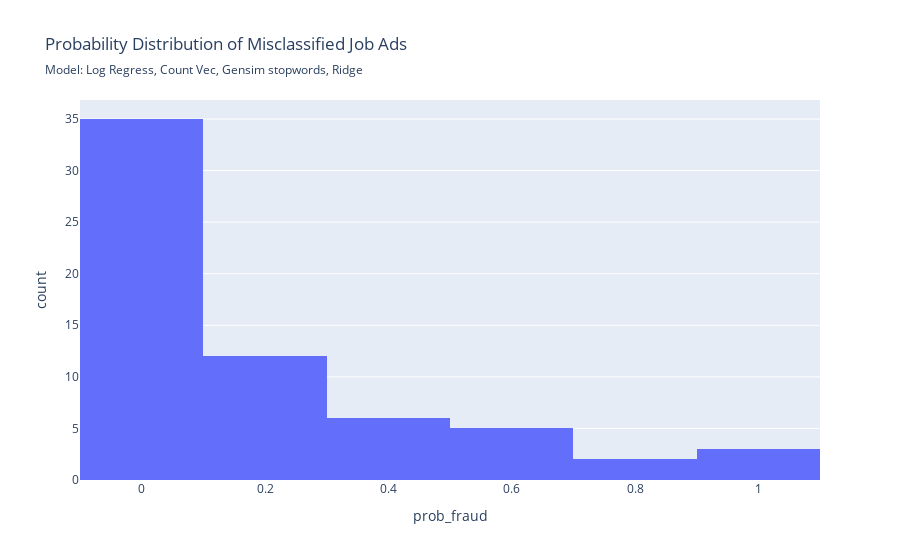
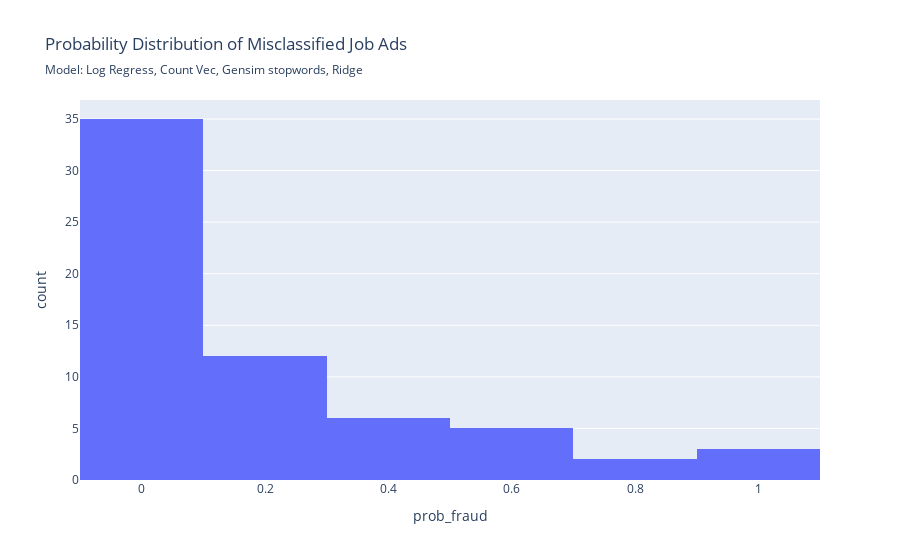
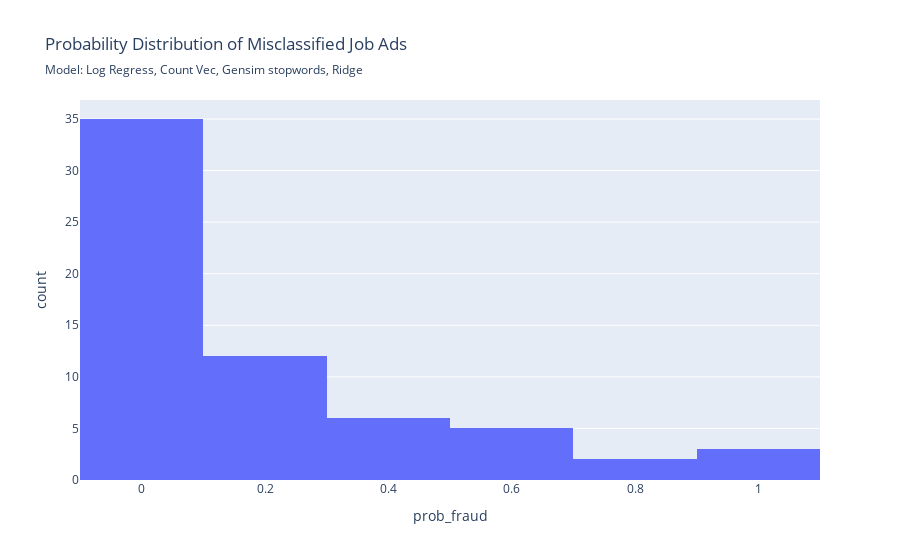
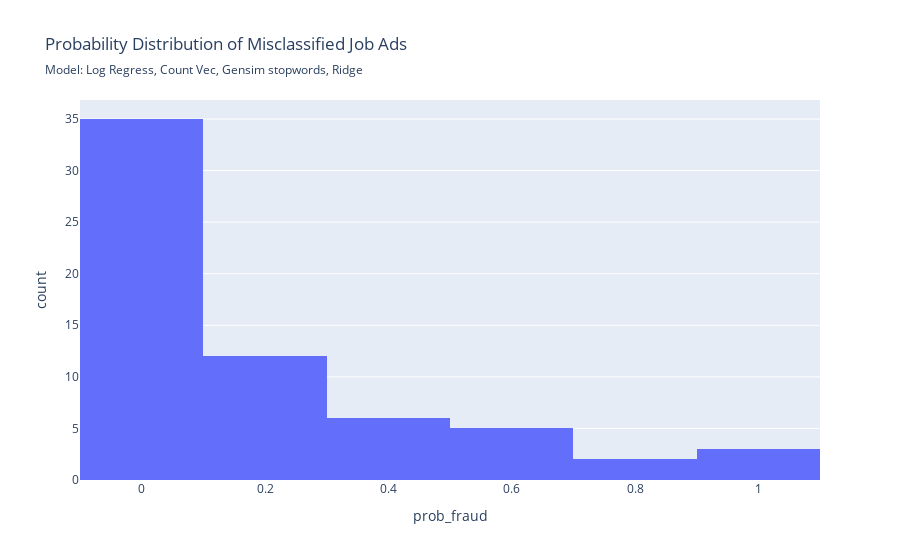

The notebook cell these images were saved under, in order:
### Code cell
scores = []

for i in range(10):
    scores.append(results_split(random.randint(0, 1e12)))

### Figure 1 — Plotly figure (JSON) as saved in the notebook; plotly's stock layout.template omitted (floating-point values rounded to 4 significant figures)
{"data": [{"bingroup": "x", "hovertemplate": "prob_fraud=%{x}<br>count=%{y}<extra></extra>", "legendgroup": "", "marker": {"color": "#636efa", "pattern": {"shape": ""}}, "name": "", "orientation": "v", "showlegend": false, "type": "histogram", "x": [0.00657, 0.9124, 0.0003266, 0.008149, 4.797e-05, 5.286e-06, 7.847e-07, 0.4722, 0.207, 0.0001917, 0.1622, 0.3323, 0.3056, 0.00129, 0.2672, 0.00218, 0.000693, 0.5569, 0.04025, 0.3707, 0.1082, 0.006235, 0.02097, 0.2921, 0.01188, 0.01394, 0.001144, 0.8144, 0.03644, 0.1092, 1.434e-07, 4.677e-07, 0.001288, 0.5021, 0.03424, 0.006791, 0.9987, 0.001806, 1.599e-12, 0.01667, 5.071e-05, 0.3598, 0.196, 3.617e-08, 6.831e-25, 0.5156, 0.153, 0.008556, 3.505e-06, 0.1998, 0.007967, 0.03297, 0.06034, 0.3, 0.9762, 0.4737, 0.03557, 0.6372, 0.8696, 0.1052, 0.5444, 0.1236, 0.000194], "xaxis": "x", "yaxis": "y"}], "layout": {"barmode": "relative", "legend": {"tracegroupgap": 0}, "title": {"subtitle": {"text": "Model: Log Regress, Count Vec, Gensim stopwords, Ridge"}, "text": "Probability Distribution of Misclassified Job Ads"}, "xaxis": {"anchor": "y", "domain": [0, 1], "title": {"text": "prob_fraud"}}, "yaxis": {"anchor": "x", "domain": [0, 1], "title": {"text": "count"}}}}

### Figure 2 — Plotly figure (JSON) as saved in the notebook; plotly's stock layout.template omitted (floating-point values rounded to 4 significant figures)
{"data": [{"bingroup": "x", "hovertemplate": "prob_fraud=%{x}<br>count=%{y}<extra></extra>", "legendgroup": "", "marker": {"color": "#636efa", "pattern": {"shape": ""}}, "name": "", "orientation": "v", "showlegend": false, "type": "histogram", "x": [0.00657, 0.9124, 0.0003266, 0.008149, 4.797e-05, 5.286e-06, 7.847e-07, 0.4722, 0.207, 0.0001917, 0.1622, 0.3323, 0.3056, 0.00129, 0.2672, 0.00218, 0.000693, 0.5569, 0.04025, 0.3707, 0.1082, 0.006235, 0.02097, 0.2921, 0.01188, 0.01394, 0.001144, 0.8144, 0.03644, 0.1092, 1.434e-07, 4.677e-07, 0.001288, 0.5021, 0.03424, 0.006791, 0.9987, 0.001806, 1.599e-12, 0.01667, 5.071e-05, 0.3598, 0.196, 3.617e-08, 6.831e-25, 0.5156, 0.153, 0.008556, 3.505e-06, 0.1998, 0.007967, 0.03297, 0.06034, 0.3, 0.9762, 0.4737, 0.03557, 0.6372, 0.8696, 0.1052, 0.5444, 0.1236, 0.000194], "xaxis": "x", "yaxis": "y"}], "layout": {"barmode": "relative", "legend": {"tracegroupgap": 0}, "title": {"subtitle": {"text": "Model: Log Regress, Count Vec, Gensim stopwords, Ridge"}, "text": "Probability Distribution of Misclassified Job Ads"}, "xaxis": {"anchor": "y", "domain": [0, 1], "title": {"text": "prob_fraud"}}, "yaxis": {"anchor": "x", "domain": [0, 1], "title": {"text": "count"}}}}

### Figure 3 — Plotly figure (JSON) as saved in the notebook; plotly's stock layout.template omitted (floating-point values rounded to 4 significant figures)
{"data": [{"bingroup": "x", "hovertemplate": "prob_fraud=%{x}<br>count=%{y}<extra></extra>", "legendgroup": "", "marker": {"color": "#636efa", "pattern": {"shape": ""}}, "name": "", "orientation": "v", "showlegend": false, "type": "histogram", "x": [0.00657, 0.9124, 0.0003266, 0.008149, 4.797e-05, 5.286e-06, 7.847e-07, 0.4722, 0.207, 0.0001917, 0.1622, 0.3323, 0.3056, 0.00129, 0.2672, 0.00218, 0.000693, 0.5569, 0.04025, 0.3707, 0.1082, 0.006235, 0.02097, 0.2921, 0.01188, 0.01394, 0.001144, 0.8144, 0.03644, 0.1092, 1.434e-07, 4.677e-07, 0.001288, 0.5021, 0.03424, 0.006791, 0.9987, 0.001806, 1.599e-12, 0.01667, 5.071e-05, 0.3598, 0.196, 3.617e-08, 6.831e-25, 0.5156, 0.153, 0.008556, 3.505e-06, 0.1998, 0.007967, 0.03297, 0.06034, 0.3, 0.9762, 0.4737, 0.03557, 0.6372, 0.8696, 0.1052, 0.5444, 0.1236, 0.000194], "xaxis": "x", "yaxis": "y"}], "layout": {"barmode": "relative", "legend": {"tracegroupgap": 0}, "title": {"subtitle": {"text": "Model: Log Regress, Count Vec, Gensim stopwords, Ridge"}, "text": "Probability Distribution of Misclassified Job Ads"}, "xaxis": {"anchor": "y", "domain": [0, 1], "title": {"text": "prob_fraud"}}, "yaxis": {"anchor": "x", "domain": [0, 1], "title": {"text": "count"}}}}

### Figure 4 — Plotly figure (JSON) as saved in the notebook; plotly's stock layout.template omitted (floating-point values rounded to 4 significant figures)
{"data": [{"bingroup": "x", "hovertemplate": "prob_fraud=%{x}<br>count=%{y}<extra></extra>", "legendgroup": "", "marker": {"color": "#636efa", "pattern": {"shape": ""}}, "name": "", "orientation": "v", "showlegend": false, "type": "histogram", "x": [0.00657, 0.9124, 0.0003266, 0.008149, 4.797e-05, 5.286e-06, 7.847e-07, 0.4722, 0.207, 0.0001917, 0.1622, 0.3323, 0.3056, 0.00129, 0.2672, 0.00218, 0.000693, 0.5569, 0.04025, 0.3707, 0.1082, 0.006235, 0.02097, 0.2921, 0.01188, 0.01394, 0.001144, 0.8144, 0.03644, 0.1092, 1.434e-07, 4.677e-07, 0.001288, 0.5021, 0.03424, 0.006791, 0.9987, 0.001806, 1.599e-12, 0.01667, 5.071e-05, 0.3598, 0.196, 3.617e-08, 6.831e-25, 0.5156, 0.153, 0.008556, 3.505e-06, 0.1998, 0.007967, 0.03297, 0.06034, 0.3, 0.9762, 0.4737, 0.03557, 0.6372, 0.8696, 0.1052, 0.5444, 0.1236, 0.000194], "xaxis": "x", "yaxis": "y"}], "layout": {"barmode": "relative", "legend": {"tracegroupgap": 0}, "title": {"subtitle": {"text": "Model: Log Regress, Count Vec, Gensim stopwords, Ridge"}, "text": "Probability Distribution of Misclassified Job Ads"}, "xaxis": {"anchor": "y", "domain": [0, 1], "title": {"text": "prob_fraud"}}, "yaxis": {"anchor": "x", "domain": [0, 1], "title": {"text": "count"}}}}
